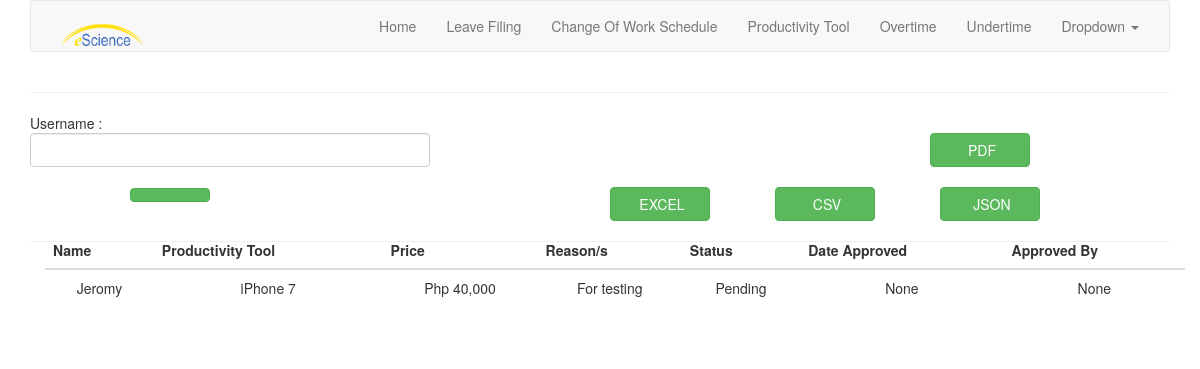
/eforms/reports_productivity_tool (signed in), run on an earlier commit of the app's database.
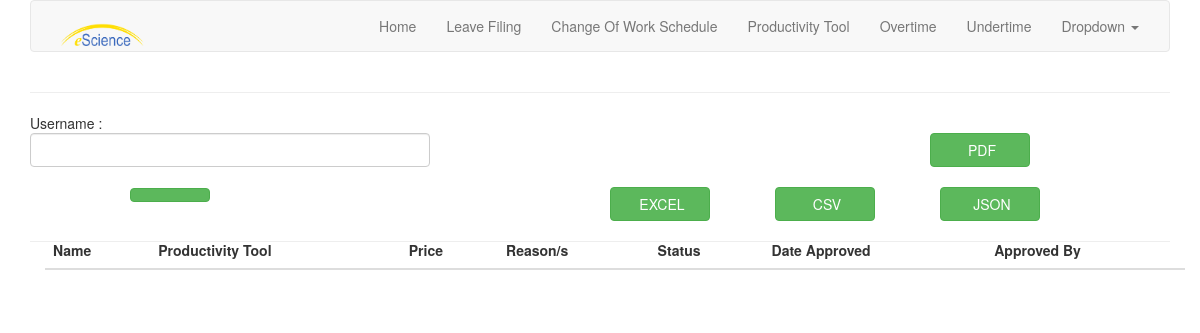
And on a later commit of the database.
### app_forms/models.py (models this page shows, shortened)
class ProductivityTool(models.Model):
    name = models.CharField(max_length=100)
    author = models.ForeignKey(User, on_delete=models.CASCADE, default=None)
    department = models.TextField(null=True, blank=True, default=None)
    prodTool = models.CharField(max_length=100)
    price = models.CharField(max_length=100)
    reasons = models.CharField(max_length=100)
    status = models.TextField(null=True, blank=True, default=None)
    remarks = models.TextField(null=True, blank=True, default=None)
    dateApproved = models.DateField(null=True, blank=True, default=None)
    approvedBy = models.TextField(null=True, blank=True, default=None)
    created = models.DateTimeField(auto_now_add=True)

### app_forms/views.py (the view)
# urls.py: path('eforms/reports_productivity_tool',
@login_required
def reports_productivity_tool(request):
    user = UserProfile.objects.get(username=request.user)
    global global_prodtool, grpSupervisor, grpHRD
    department = str(request.user.groups.exclude(
                name__in=exclude_group).first())
    if request.method == 'POST':
        form = SearchForm(request.POST)
        if form.is_valid():
            sBox = form.cleaned_data['searchBox']
            if sBox:
                if grpHRD in request.user.groups.all():
                    prodtool = ProductivityTool.objects.filter(
                        name__icontains=sBox).order_by('created')
                elif grpSupervisor in request.user.groups.all():
                    prodtool = ProductivityTool.objects.filter(
                        name__icontains=sBox,
                        department=department
                    ).order_by('created')
            global_prodtool = prodtool
        else:
            if grpHRD in request.user.groups.all():
                prodtool = ProductivityTool.objects.all().order_by('created')
            elif grpSupervisor or grpApprovers in request.user.groups.all():
                prodtool = ProductivityTool.objects.filter(
                    department=department
                ).order_by('created')
            global_prodtool = prodtool
    else:
        form = SearchForm()
        if grpHRD in request.user.groups.all():
            prodtool = ProductivityTool.objects.all().order_by('created')
        elif grpSupervisor or grpApprovers in request.user.groups.all():
            prodtool = ProductivityTool.objects.filter(
                department=department
            ).order_by('created')
        global_prodtool = prodtool
    return render(request,
                  'app_forms/ProductivityTool/reports_productivity_tool.html',
                  {'form': form,
                   'prodtool': prodtool,
                   'global_prodtool': global_prodtool})
    return global_prodtool

### app_forms/forms.py
class SearchForm(forms.Form):
    searchBox = forms.CharField(widget=forms.Textarea, required=False)
    dateFrom = forms.DateField(label="Date From (YYYY-MM-DD)", required=False)
    dateTo = forms.DateField(label="Date To (YYYY-MM-DD)", required=False)

### app_forms/templates/app_forms/ProductivityTool/reports_productivity_tool.html (shortened to what this page needs)
{% extends 'app_forms/base2.html' %}
{% block content %}
<hr/>
<form method="POST">
    <div class="row">
        {% for field in form %}
        {% if field.name == 'searchBox' %}
        <div class="col-md-6">
            Username : <input style="width: 400px;" name="{{ field.name }}" id="searchBox" type="text" class="form-control" />
        </div>
        {% endif %}
        {% endfor %}
        <div class="col-md-6">
            <div class="btn-group">
                <div class="col-md-4" style="margin-left: -500px; margin-top: 50px;">
                    <br/><button title="Refresh" style="text-align:center; width: 80px;" type="button" class="btn btn-success" onclick="window.location='{% url 'reports_productivity_tool' %}'"></button>
                </div>
                <div class="col-md-4" style="margin-left: 300px;">
                    <br/><button title="PDF" style="text-align:center; width: 100px;" type="button" class="btn btn-success" onclick="window.location='{% url 'pdf_productivity_tool' %}'">&nbsp;PDF</button>
                </div>
                <div class="col-md-4" style="margin-left: -20px;">
                    <br/><button title="Export" style="text-align:center; width: 100px;" type="button" class="btn btn-success" onclick="window.location='{% url 'excel_productivity_tool' %}'">&nbsp;EXCEL</button>
                </div>
                <div class="col-md-4" style="margin-left: -20px;">
                    <br/><button title="CSV" style="text-align:center; width: 100px;" type="button" class="btn btn-success" onclick="window.location='{% url 'csv_productivity_tool' %}'">&nbsp;CSV</button>
                </div>
                <div class="col-md-4" style="margin-left: -20px;">
                    <br/><button title="JSON" style="text-align:center; width: 100px;" type="button" class="btn btn-success" onclick="window.location='{% url 'json_productivity_tool' %}'">&nbsp;JSON</button>
                </div>
            </div>
        </div>
    </div>
</form>
<hr/>
<div class="container form-group" style="margin-top: -30px;">
    <div class="table-responsive">
        <table class="table">
          <thead>
            <tr style="text-align: center">
              <th>Name</th>
              <th>Productivity Tool</th>
              <th>Price</th>
              <th>Reason/s</th>
              <th>Status</th>
              <th>Date Approved</th>
              <th>Approved By</th>
            </tr>
          </thead>
          <tbody>
            {% for ptool in prodtool %}
            <tr style="text-align: center">
              <td>{{ ptool.name }}</td>
              <td>{{ ptool.prodTool }}</td>
              <td>{{ ptool.price }}</td>
              <td>{{ ptool.reasons }}</td>
              <td>
                {% if ptool.status == 'True' %}
                    Approved
                {% elif ptool.status == 'False' %}
                    Declined
                {% elif ptool.status == 'None' %}
                    Pending
                {% endif %}
              </td>
              <td>{{ ptool.dateApproved }}</td>
              <td>{{ ptool.approvedBy }}</td>
            </tr>
            {% endfor %}
          </tbody>
        </table>
        </div>
</div>
{% endblock %}

### app_forms/templates/app_forms/base2.html (shortened to what this page needs)
<!DOCTYPE html>
<html lang="en">
<head>
    {% load static %}
    <link rel="stylesheet" href="{% static 'app_forms/css/navbar.css' %}" />
    <link rel="stylesheet" href="{% static 'game/css/gameforms.css' %}" />
    <link rel="stylesheet" href="{% static 'game/css/rightclickmenu.css' %}" />
    <link rel="stylesheet" href="https://maxcdn.bootstrapcdn.com/bootstrap/3.4.0/css/bootstrap.min.css">
</head>
<body>
    <div class="wrapper ">
        <div class="container example2">
            <nav class="navbar navbar-default">
                <div class="container-fluid">
                    <div class="navbar-header">
                        <a class="navbar-brand" href="{% url 'dashboard' %}"><img
                                src="{% static 'app_forms/css/dark_logo_copy.png' %}" alt="E-Science">
                        </a>
                    </div>
                    <div id="navbar" class="navbar-collapse collapse">
                        <ul class="nav navbar-nav navbar-right">
                            <li><a href="{% url 'dashboard' %}">Home</a></li>
                            <li><a href="{% url 'leave_filing' %}">Leave Filing</a></li>
                            <li><a href="{% url 'change_of_work_schedule' %}">Change Of Work Schedule</a></li>
                            <li><a href="{% url 'add_productivity_tool' %}">Productivity Tool</a></li>
                            <li><a href="{% url 'overtime' %}">Overtime</a></li>
                            <li><a href="{% url 'undertime' %}">Undertime</a></li>
                            <li class="dropdown">
                                <a href="#" class="dropdown-toggle" data-toggle="dropdown" role="button"
                                    aria-expanded="false">Dropdown <span class="caret"></span></a>
                            </li>
                        </ul>
                    </div>
                </div>
            </nav>
        </div>
        <div class="container">
            {% block content %}
            {% endblock %}
        </div>
</body>
</html>

### app_forms/static/app_forms/css/navbar.css (style rules this page uses)
.example2 .navbar-brand>img { padding: 7px 15px; width: 3cm; }

What changed in the data, as far as the page shows it:
removed ProductivityTool: name "Jeromy", prodTool "iPhone 7", price "Php 40,000", reasons "For testing", status "Pending", dateApproved "None", approvedBy "None"
